Frame 1 (no input): blank canvas, image omitted
Frame 60 (no input): blank canvas, image omitted
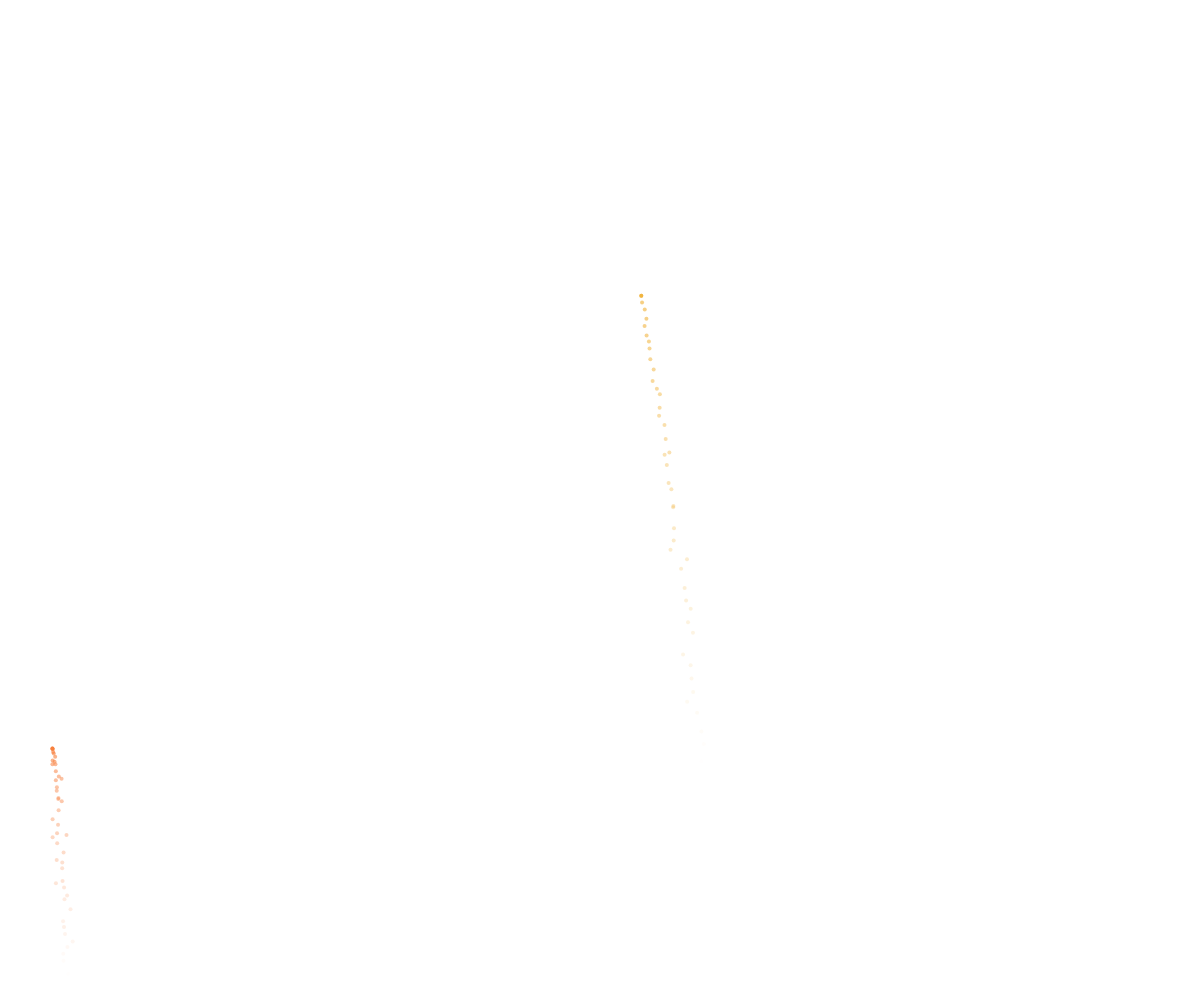
Frame 120 (the mouse pressed at the canvas centre since frame 60)

The p5.js sketch whose frames 1 and 60 were blank and that drew this single picture after the mouse press (run headless with seeded random() and noise() and a simulated clock; from frame 60 on, the mouse is pressed at the canvas centre):

// p5.js sketch
// ── sketch.js
let fireworks = [];
let gravity;
let fireworkStart;

function setup() {
  createCanvas(innerWidth, innerHeight);

  gravity = createVector(0, 0.14);
}

function draw() {
  background(255, 255, 255);
  if (!fireworkStart) {
    fireworkStart = Date.now();
  }

  if (random(1) < 0.05) {
    fireworks.push(new Firework());
  }

  for (let i = fireworks.length - 1; i >= 0; i--) {
    fireworks[i].update();
    fireworks[i].show();

    if (fireworks[i].done()) {
      console.log('firwork spliced')
      fireworks.splice(i, 1);
    }
  }
}

// ── firework.js
// Daniel Shiffman
// http://codingtra.in
// http://patreon.com/codingtrain
// Code for: https://youtu.be/CKeyIbT3vXI
class Firework {
    constructor() {
        this.hu = [random(220, 255), random(125, 225), random(40, 130)];
        this.firework = new Particle(random(width), height, this.hu, true);
        this.exploded = false;
        this.particles = [];
        this.done = function () {
            if (this.exploded && this.particles.length === 0) {
                return true;
            }
            else {
                return false;
            }
        };
        this.update = function () {
            if (!this.exploded) {
                this.firework.applyForce(gravity);
                this.firework.update();
                if (this.firework.vel.y >= 0) {
                    this.exploded = true;
                    this.explode();
                }
            }
            for (var i = this.particles.length - 1; i >= 0; i--) {
                this.particles[i].applyForce(gravity);
                this.particles[i].update();
                if (this.particles[i].done()) {
                    this.particles.splice(i, 1);
                }
            }
            // console.log(this.particles.length)
        };
        this.explode = function () {
            for (var i = 0; i < 70; i++) {
                var p = new Particle(this.firework.pos.x, this.firework.pos.y, this.hu, false);
                this.particles.push(p);
            }
        };
        this.show = function () {
            if (!this.exploded) {
                var p = new TailParticle(this.firework.pos.x, this.firework.pos.y, this.hu, false);
                this.particles.push(p);
                this.firework.show();
            }
            for (var i = 0; i < this.particles.length; i++) {
                this.particles[i].show();
            }
        };
    }
}

// ── particle.js
// Daniel Shiffman
// http://codingtra.in
// http://patreon.com/codingtrain
// Code for: https://youtu.be/CKeyIbT3vXI

class Particle {
    constructor(x, y, hu, firework) {
        this.pos = createVector(x, y);
        this.firework = firework;
        this.lifespan = 255;
        this.hu = hu;
        this.acc = createVector(0, 0);
        if (this.firework) {
            this.vel = createVector(random(-2,2), random(-16, -8));
        }
        else {
            this.vel = p5.Vector.random2D();
            this.vel.mult(random(2, 10));
        }
        this.applyForce = function (force) {
            this.acc.add(force);
        };
        this.update = function () {
            if (!this.firework) {
                this.vel.mult(0.9);
                this.lifespan -= 4;
            }
            this.vel.add(this.acc);
            this.pos.add(this.vel);
            this.acc.mult(0);
        };
        this.done = function () {
            if (this.lifespan < 0) {
                return true;
            }
            else {
                return false;
            }
        };
        this.show = function () {
            // colorMode(HSB);
            if (!this.firework) {
                strokeWeight(4);
                stroke(hu[0], hu[1], hu[2], this.lifespan);
            }
            else {
                strokeWeight(4);
                stroke(hu[0], hu[1], hu[2]);
            }
            point(this.pos.x, this.pos.y);
            // colorMode(RGB);
        };
    }
}

// ── tailParticle.js
class TailParticle extends Particle {
    constructor(x, y, hu, firework) {
        super(x,  y, hu, firework);
        this.lifespan = 170;
      
        if (this.firework) {
            this.vel = createVector(random(-1,1), random(-16, -8));
        }
        else {
            this.vel = p5.Vector.random2D();
            this.vel.mult(random(0, 1));
        }
    }
}
